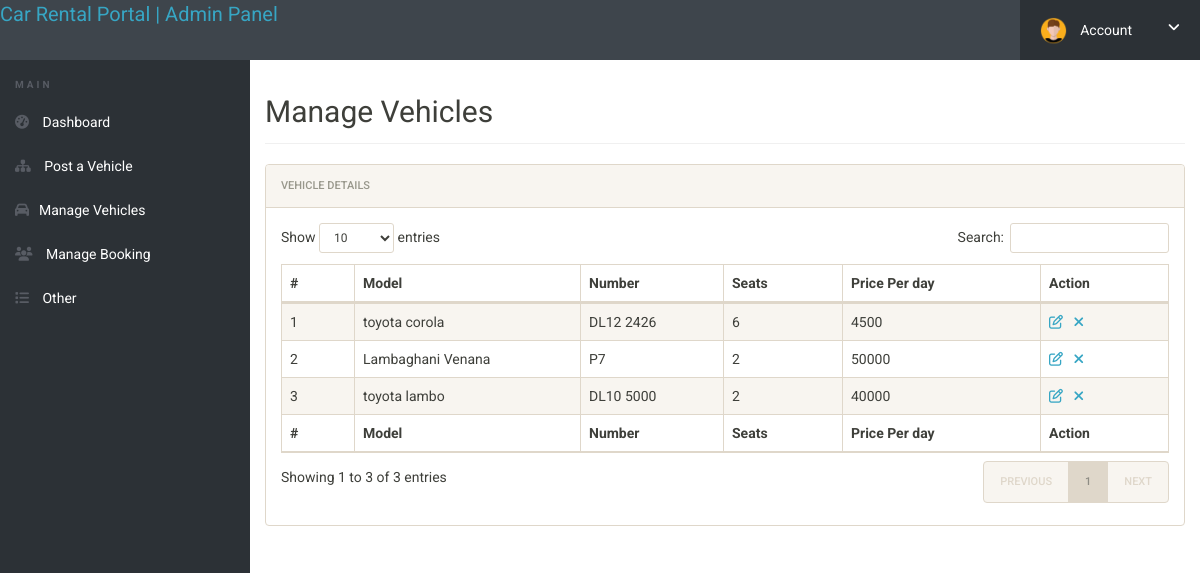
The page /admin/manage-vehicles.php (signed in) on the database its author committed.
### tables this page shows
CREATE TABLE `tbcars` (
  `id` int NOT NULL,
  `model` varchar(30) NOT NULL,
  `veh_number` varchar(10) NOT NULL,
  `seats` varchar(3) NOT NULL,
  `rent` int NOT NULL,
  `vimg` varchar(120) DEFAULT NULL,
  `last_update` datetime NOT NULL DEFAULT CURRENT_TIMESTAMP
);

### admin/manage-vehicles.php (the view, shortened to what this page needs)
<?php
include('includes/config.php');
if ($_SESSION['user'] != 'admin' || !(isset($_SESSION['admin_loggedin']))) {
	header('location:index.php');
} else {
?>
	<!doctype html>
	<html lang="en" class="no-js">
	<head>
		<link rel="stylesheet" href="css/font-awesome.min.css">
		<link rel="stylesheet" href="css/bootstrap.min.css">
		<link rel="stylesheet" href="css/dataTables.bootstrap.min.css">
		<link rel="stylesheet" href="css/bootstrap-social.css">
		<link rel="stylesheet" href="css/bootstrap-select.css">
		<link rel="stylesheet" href="css/fileinput.min.css">
		<link rel="stylesheet" href="css/awesome-bootstrap-checkbox.css">
		<link rel="stylesheet" href="css/style.css">
	</head>
	<body>
		<?php include('includes/header.php'); ?>
		<div class="ts-main-content">
			<?php include('includes/leftbar.php'); ?>
			<div class="content-wrapper">
				<div class="container-fluid">
					<div class="row">
						<div class="col-md-12">
							<h2 class="page-title">Manage Vehicles</h2>
							<div class="panel panel-default">
								<div class="panel-heading">Vehicle Details</div>
								<div class="panel-body">
									<table id="zctb" class="display table table-striped table-bordered table-hover" cellspacing="0" width="100%">
										<thead>
											<tr>
												<th>#</th>
												<th>Model </th>
												<th>Number </th>
												<th>Seats </th>
												<th>Price Per day</th>
												<th>Action</th>
											</tr>
										</thead>
										<tfoot>
											<tr>
												<th>#</th>
												<th>Model </th>
												<th>Number </th>
												<th>Seats </th>
												<th>Price Per day</th>
												<th>Action</th>
											</tr>
										</tfoot>
										<tbody>
											<?php $sql = "SELECT * from tbcars";
											$query = $dbh->prepare($sql);
											$query->execute();
											$results = $query->fetchAll(PDO::FETCH_OBJ);
											$cnt = 1;
											if ($query->rowCount() > 0) {
												foreach ($results as $result) {				?>
													<tr>
														<td><?php echo htmlentities($cnt); ?></td>
														<td><?php echo htmlentities($result->model); ?></td>
														<td><?php echo htmlentities($result->veh_number); ?></td>
														<td><?php echo htmlentities($result->seats); ?></td>
														<td><?php echo htmlentities($result->rent); ?></td>
														<td><a href="edit-vehicle.php?id=<?php echo $result->id; ?>">
														<i class="fa fa-edit"></i></a>&nbsp;&nbsp;
															<a href="manage-vehicles.php?del=<?php echo $result->id; ?>" onclick="return confirm('Do you want to delete');"><i class="fa fa-close"></i></a>
														</td>
													</tr>
											<?php $cnt = $cnt + 1;
												}
											} ?>
										</tbody>
									</table>
								</div>
							</div>
						</div>
					</div>
				</div>
			</div>
		</div>
	</body>
	</html>
<?php } ?>

### admin/css/style.css (style rules this page uses)
html { font-size: 14px; }
@media only screen and (min-width: 480px) { html { font-size: 17px; } }
@media only screen and (min-width: 768px) { html { font-size: 14px; } }
body { font-size: 1em; }
a { color: #37a6c4; }
.panel { overflow: hidden; }
.page-title { padding-bottom: 15px; margin-bottom: 20px; border-bottom: 1px solid #f0f0f0; }
.ts-main-content .content-wrapper { padding-top: 15px; margin-top: 60px; }
@media only screen and (min-width: 992px) { .ts-main-content .content-wrapper { margin-left: 250px; } }

### rows shown on the page
tbcars: model "toyota corola", veh_number "DL12 2426", seats "6", rent "4500"
tbcars: model "Lambaghani Venana", veh_number "P7", seats "2", rent "50000"
tbcars: model "toyota lambo", veh_number "DL10 5000", seats "2", rent "40000"
